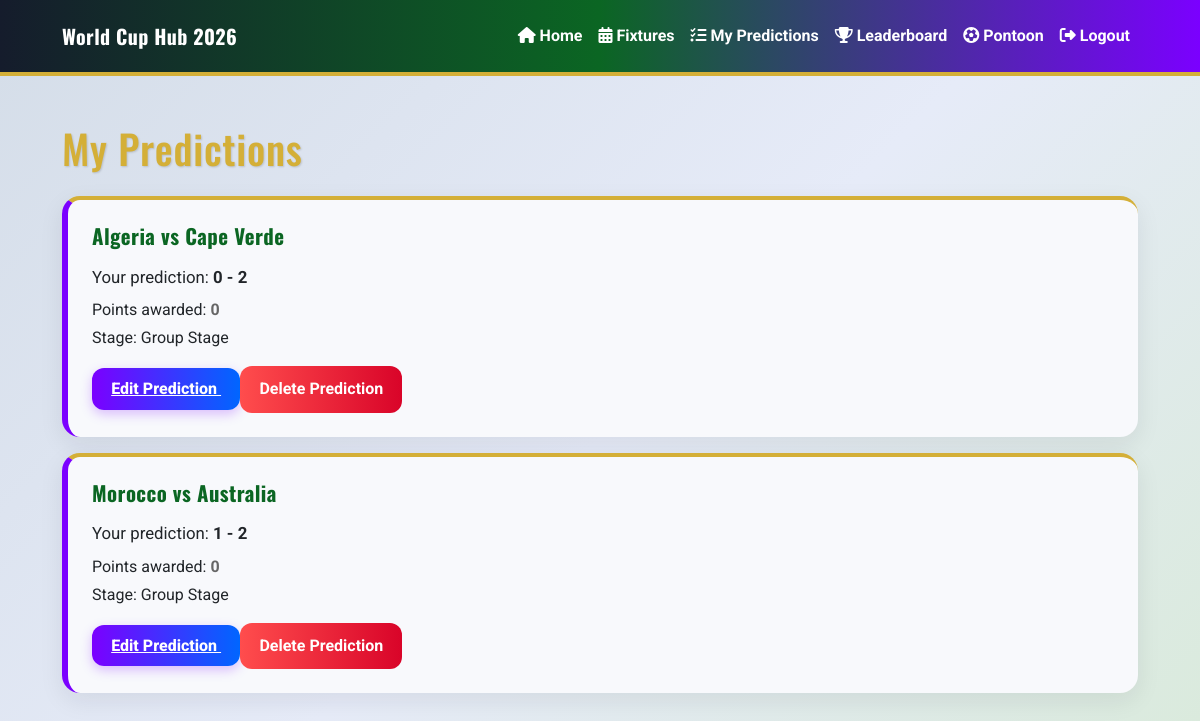
/my-predictions/ (signed in), run on the app's committed database.
### predictor/models.py (models this page shows, shortened)
class Prediction(models.Model):
    user = models.ForeignKey(
        User,
        on_delete=models.CASCADE,
        related_name='predictions'
    )
    fixture = models.ForeignKey(
        Fixture,
        on_delete=models.CASCADE,
        related_name='predictions'
    )
    predicted_home_score = models.PositiveIntegerField()
    predicted_away_score = models.PositiveIntegerField()
    points_awarded = models.IntegerField(default=0)
    created_at = models.DateTimeField(auto_now_add=True)
    class Meta:
        unique_together = ('user', 'fixture')
        ordering = ['fixture__kickoff_time']

class Fixture(models.Model):
    STAGE_CHOICES = [
        ('Group Stage', 'Group Stage'),
        ('Round of 32', 'Round of 32'),
        ('Round of 16', 'Round of 16'),
        ('Quarterfinals', 'Quarterfinals'),
        ('Semifinals', 'Semifinals'),
        ('Final', 'Final'),
    ]
    home_team = models.ForeignKey(
        Team,
        on_delete=models.CASCADE,
        related_name='home_fixtures'
    )
    away_team = models.ForeignKey(
        Team,
        on_delete=models.CASCADE,
        related_name='away_fixtures'
    )
    stadium = models.ForeignKey(
        Stadium,
        on_delete=models.SET_NULL,
        related_name='fixtures',
        null=True,
        blank=True
    )
    stage = models.CharField(max_length=20, choices=STAGE_CHOICES)
    matchday = models.PositiveIntegerField(
        blank=True,
        null=True
    )
    kickoff_time = models.DateTimeField()
    home_team_score = models.PositiveIntegerField(blank=True, null=True)
    away_team_score = models.PositiveIntegerField(blank=True, null=True)
    class Meta:
        ordering = ['kickoff_time']

class Team(models.Model):
    GROUP_CHOICES = [
        ('A', 'Group A'),
        ('B', 'Group B'),
        ('C', 'Group C'),
        ('D', 'Group D'),
        ('E', 'Group E'),
        ('F', 'Group F'),
        ('G', 'Group G'),
        ('H', 'Group H'),
        ('I', 'Group I'),
        ('J', 'Group J'),
        ('K', 'Group K'),
        ('L', 'Group L'),
    ]
    name = models.CharField(max_length=100)
    group = models.CharField(max_length=1, choices=GROUP_CHOICES)
    manager = models.CharField(max_length=100, blank=True, null=True)
    captain = models.CharField(max_length=100, blank=True, null=True)
    best_world_cup_finish = models.CharField(max_length=100, blank=True, null=True)
    best_world_cup_year = models.CharField(max_length=100, blank=True, null=True)
    def __str__(self):
        return self.name

### predictor/views.py (the view)
@login_required
def my_predictions(request):
    predictions = Prediction.objects.filter(
        user=request.user
    )
    context = {
        "predictions": predictions,
    }
    return render(
        request,
        "predictor/my_predictions.html",
        context
    )

### predictor/templates/predictor/my_predictions.html
{% extends "base.html" %} {% block title %} My Predictions | World Cup Hub 2026 {% endblock %} {% block content %}
<section class="container py-5">
  <h1 class="mb-4">My Predictions</h1>
  {% for prediction in predictions %}
  <div class="card mb-3 shadow-sm">
    <div class="card-body">
      <h2 class="h5">{{ prediction.fixture.home_team }} vs {{ prediction.fixture.away_team }}</h2>
      <p class="prediction-detail">
        Your prediction:
        <strong> {{ prediction.predicted_home_score }} - {{ prediction.predicted_away_score }} </strong>
      </p>
      <p class="mb-1">
        Points awarded: {% if prediction.points_awarded > 0 %}
        <span class="score-positive"> {{ prediction.points_awarded }} </span>
        {% else %}
        <span class="score-neutral"> {{ prediction.points_awarded }} </span>
        {% endif %}
      </p>
      <p class="mb-0">Stage: {{ prediction.fixture.get_stage_display }}</p>
      <a href="{% url 'create_prediction' prediction.fixture.id %}" class="wc-btn-primary mt-3"> Edit Prediction </a>
      <a href="{% url 'delete_prediction' prediction.id %}" class="wc-btn-danger mt-3"> Delete Prediction </a>
    </div>
  </div>
  {% empty %}
  <p>You have not made any predictions yet.</p>
  {% endfor %}
</section>
{% endblock %}

### static/css/style.css (style rules this page uses)
:root { --wc-purple: #7b00ff; --wc-blue: #0066ff; --wc-red: #ff2b2b; --wc-green: #00843d; --wc-pitch-green: #0b6623; --wc-gold: #d4af37; --wc-gold-light: #f5d76e; --wc-dark: #151c2c; --wc-light: #eef1ff; --wc-card: #f8f9fc; --wc-white: #ffffff; }
body { background: linear-gradient( 135deg, #d4dde8 0%, #e6ebf8 50%, #d8ead8 100% ); color: var(--wc-dark); font-family: "Roboto", Arial, sans-serif; }
.container { max-width: 1100px; }
h1, h2, h3, h4, h5, .navbar-brand { font-family: "Oswald", sans-serif; letter-spacing: 0.02em; }
h1 { color: var(--wc-gold); text-shadow: 1px 1px 2px rgba(0, 0, 0, 0.15); }
h2, h3, h4, h5 { color: var(--wc-dark); }
.fixture-help-card h2, .pontoon-team-panel h2, .card h2.h5 { color: var(--wc-pitch-green); font-size: 1.3rem; font-weight: 700; margin-bottom: 1rem; }
.card { background: var(--wc-card); border: none; border-top: 4px solid var(--wc-gold); border-radius: 18px; box-shadow: 0 8px 24px rgba(21, 28, 44, 0.08) !important; }
.card-body { padding: 1.5rem; }
.btn-primary, .btn-success, .wc-btn-primary { background: linear-gradient( 90deg, var(--wc-purple), var(--wc-blue) ) !important; border: none !important; border-radius: 12px; box-shadow: 0 4px 12px rgba(123, 0, 255, 0.25); color: var(--wc-white) !important; font-weight: 800; padding: 0.7rem 1.2rem; transition: all 0.3s ease; }
.wc-btn-danger { background: linear-gradient( 90deg, #ff4d4d, #d90429 ); border: none; border-radius: 12px; color: var(--wc-white); display: inline-block; font-weight: 700; padding: 0.7rem 1.2rem; text-decoration: none; transition: all 0.3s ease; }
.fixture-card, .card.shadow-sm { border-left: 6px solid var(--wc-purple); }
.prediction-detail { font-size: 1.05rem; margin-bottom: 0.5rem; }
.score-neutral { color: #666; font-weight: 700; }

### data on the page
Prediction: fixture.home_team "Algeria", fixture.away_team "Cape Verde", predicted_home_score "0", predicted_away_score "2", points_awarded "0", fixture.stage "Group Stage"
Prediction: fixture.home_team "Morocco", fixture.away_team "Australia", predicted_home_score "1", predicted_away_score "2", points_awarded "0", fixture.stage "Group Stage"
